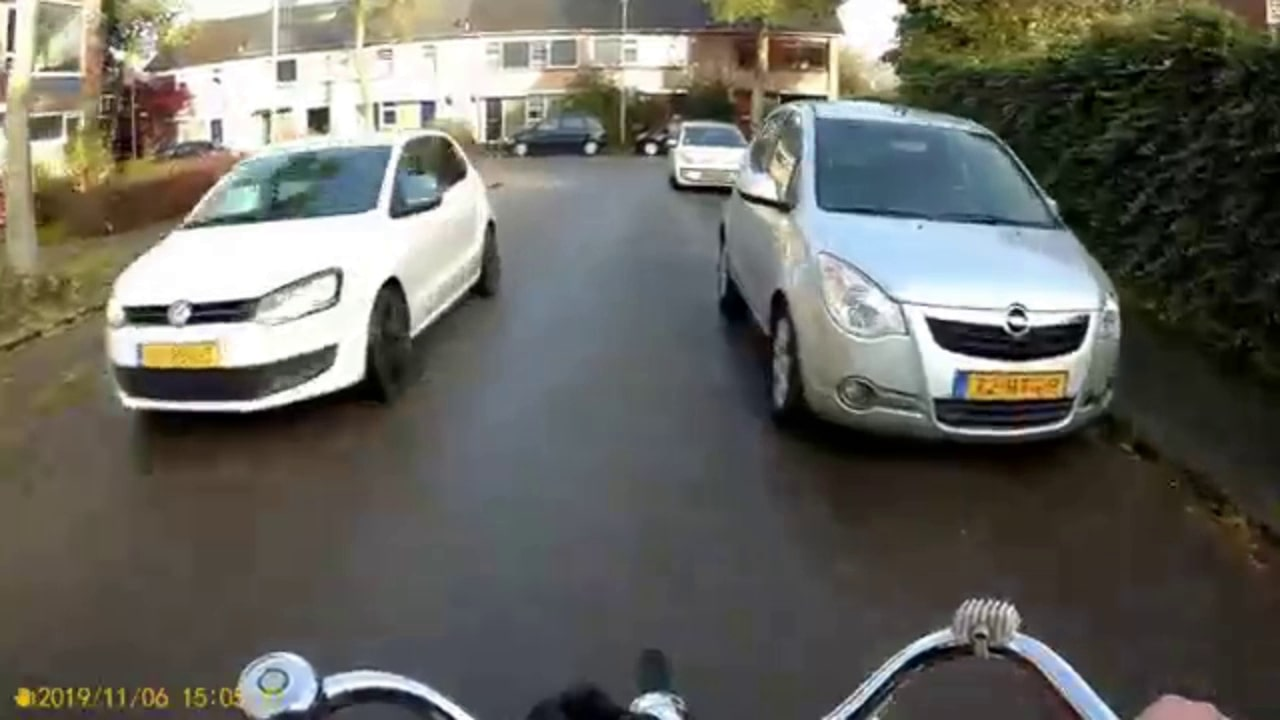
#> input picture resources/original.jpg, 1280 x 720 px
$ python -i Localization.py   (imports and definitions only)
#> lines starting #> are read from the running program, lines starting #| are printed output that depends on the picture; after the words box and inside, x2 and y2 are one past the last pixel; in counts of white or black regions, pixels touching at a corner belong together
#> further down, picture is the input picture: shape (720, 1280, 3); mean B, G, R 95.8, 102.9, 103.5
### Helpers.py
import numpy as np
import cv2
import matplotlib.pyplot as plt

# [9 lines left out: function plotImage, not called in this run]

def close(image):
    s1 = np.ones((5,5))
    s2 = np.ones((3,3))
    s3 = np.ones((5,2))
    res = cv2.dilate(image, s1)
    res = cv2.dilate(res, s1)
    res = cv2.dilate(res, s3)
    res = cv2.erode(res, s2)
    return res

# [45 lines left out: functions adaptive_thresholding, drawBoxes, clear_top_bottom, not called in this run]

def hamming_distance(s1: str, s2: str) -> int:
    return sum(c1 != c2 for c1,c2 in zip(s1, s2))

class BoundingBox:
    # [37 lines left out: functions __init__, intersection_over_union, is_close, merge, not called in this run]

    def __str__(self):
        return 'x_1: ' + str(self.x1) + '\nx_2: ' + str(self.x2) + '\ny_1: ' + str(self.y1) + '\ny_2: ' + str(self.y2)

### Localization.py
import cv2
import numpy as np
import Helpers

def plate_detection(image: np.ndarray) -> list:
    """
    In this file, you need to define plate_detection function.
    To do:
        1. Localize the plates and crop the plates
        2. Adjust the cropped plate images
    Inputs:(One)
        1. image: captured frame in CaptureFrame_Process.CaptureFrame_Process function
        type: Numpy array (imread by OpenCV package)
    Outputs:(One)
        1. plate_imgs: cropped and adjusted plate images
        type: list, each element in 'plate_imgs' is the cropped image(Numpy array)
    Hints:
        1. You may need to define other functions, such as crop and adjust function
        2. You may need to define two ways for localizing plates(yellow or other colors)
    """
    masked: np.ndarray = masked_image(image, 13, 28, 136,246,89, 240)
    plates: list = crop_plates(masked, image)
    return plates

def masked_image(image: np.ndarray, minH: int, maxH: int, minS: int, maxS: int, minV: int, maxV: int) -> np.ndarray:
    """
    This function applies a color to mask to an image in order to make everything with
    a color outside of the given range. This is used to have an image that only shows the
    color of the license plate. The parameters minH, maxH, minS, maxS, minV, maxV determine
    the desired color range in HSV format.
    """
#> called with minH = 13, maxH = 28, minS = 136, maxS = 246, minV = 89, maxV = 240
    hsv: np.ndarray = cv2.cvtColor(image, cv2.COLOR_BGR2HSV)
#> hsv: shape (720, 1280, 3); mean H, S, V 54.6, 58.4, 109.5

    colorMin: np.ndarray = np.array([minH, minS, minV])
    colorMax: np.ndarray = np.array([maxH, maxS, maxV])

    mask: np.ndarray = cv2.inRange(hsv, colorMin, colorMax)
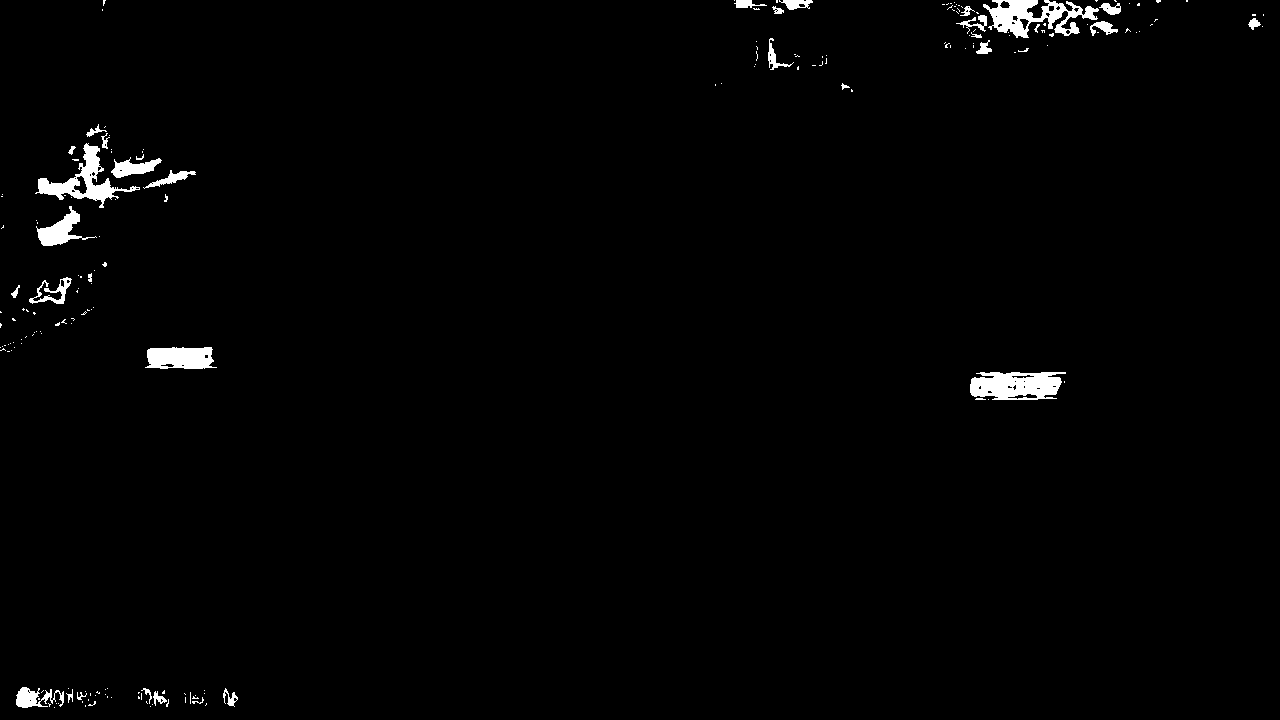
#> mask: shape (720, 1280); 1.4% white; 195 white regions (161 under 20 px), largest, box (x1, y1, x2, y2) and area: (983, 0, 1099, 38) 2091, (970, 372, 1066, 400) 2075, (35, 143, 140, 208) 1737
    hsv[mask == 0] = [0,0,0]
#> hsv: shape (720, 1280, 3); mean H, S, V 0.3, 2.2, 1.9
    return hsv

def crop_plates(masked: np.ndarray, original:np.ndarray) -> list:
    """
    This function, given a masked image, crops the parts of the image that contain license plates.
    It returns a list of the cropped images.
    """
    bgr: np.ndarray = cv2.cvtColor(masked, cv2.COLOR_HSV2BGR)
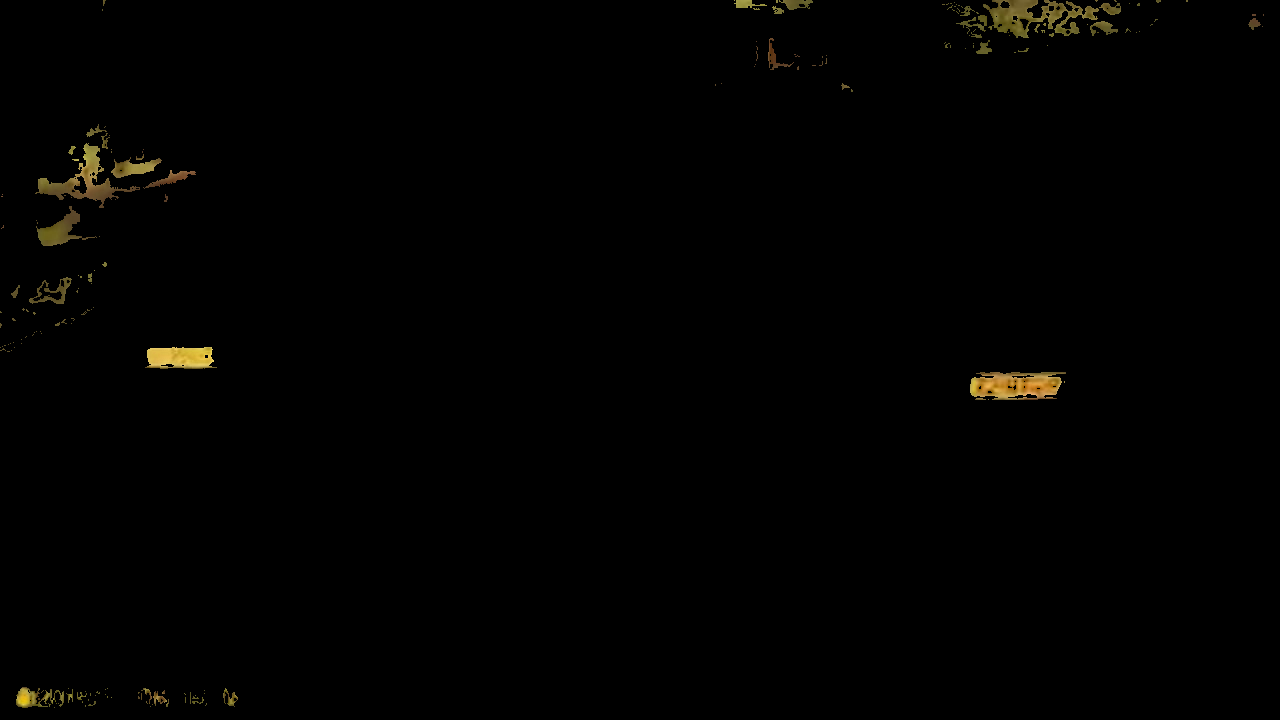
#> bgr: shape (720, 1280, 3); mean B, G, R 0.7, 1.6, 1.9
    binary: np.ndarray = cv2.cvtColor(bgr, cv2.COLOR_BGR2GRAY)
    binary[binary > 50] = 255
    binary = Helpers.close(binary)
#> in close, `res = cv2.dilate(image, s1)`: res: shape (720, 1280); 2.8% white; 51 white regions, largest, box (x1, y1, x2, y2) and area: (940, 0, 1123, 56) 5826, (33, 122, 198, 210) 5212, (968, 370, 1068, 402) 2934
#> in close, `res = cv2.dilate(res, s1)`: res: shape (720, 1280); 3.9% white; 29 white regions, largest, box (x1, y1, x2, y2) and area: (31, 120, 200, 250) 9159, (938, 0, 1144, 58) 7674, (966, 368, 1070, 404) 3499
#> in close, `res = cv2.dilate(res, s3)`:
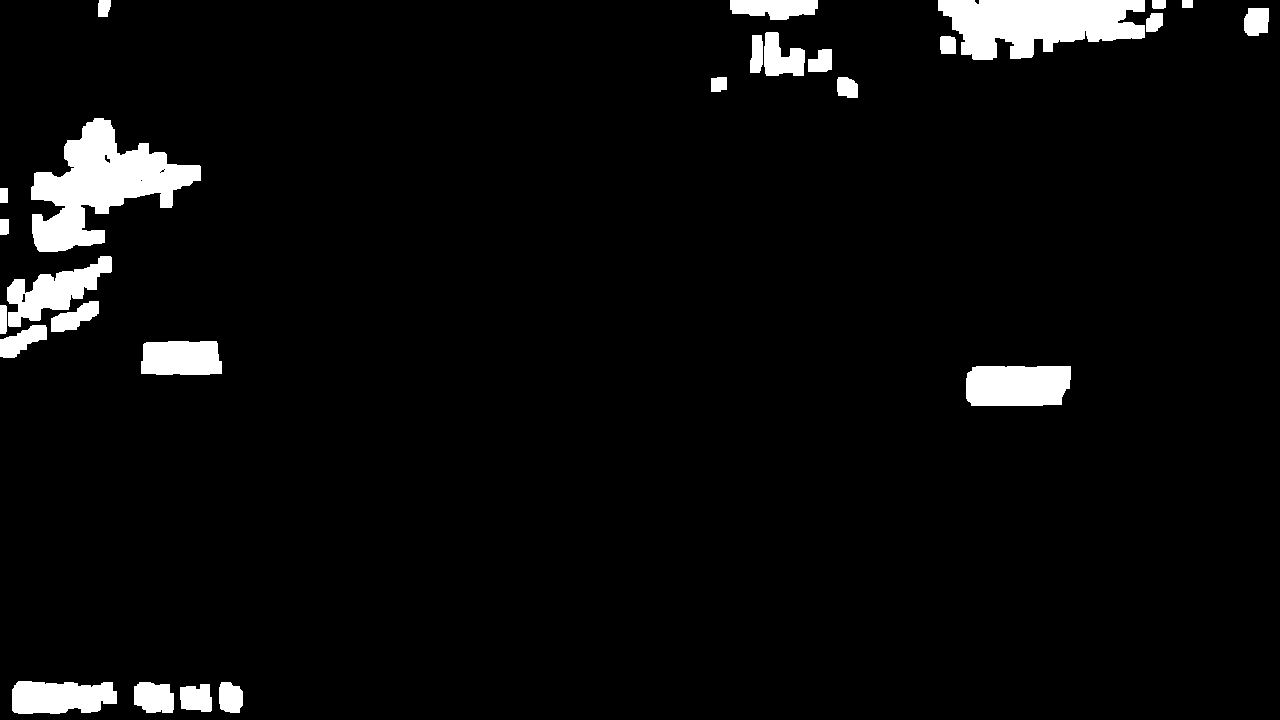
#> res: shape (720, 1280); 4.6% white; 26 white regions, largest, box (x1, y1, x2, y2) and area: (31, 118, 201, 252) 10528, (938, 0, 1145, 60) 8762, (966, 366, 1071, 406) 3957
#> in close, `res = cv2.erode(res, s2)`:
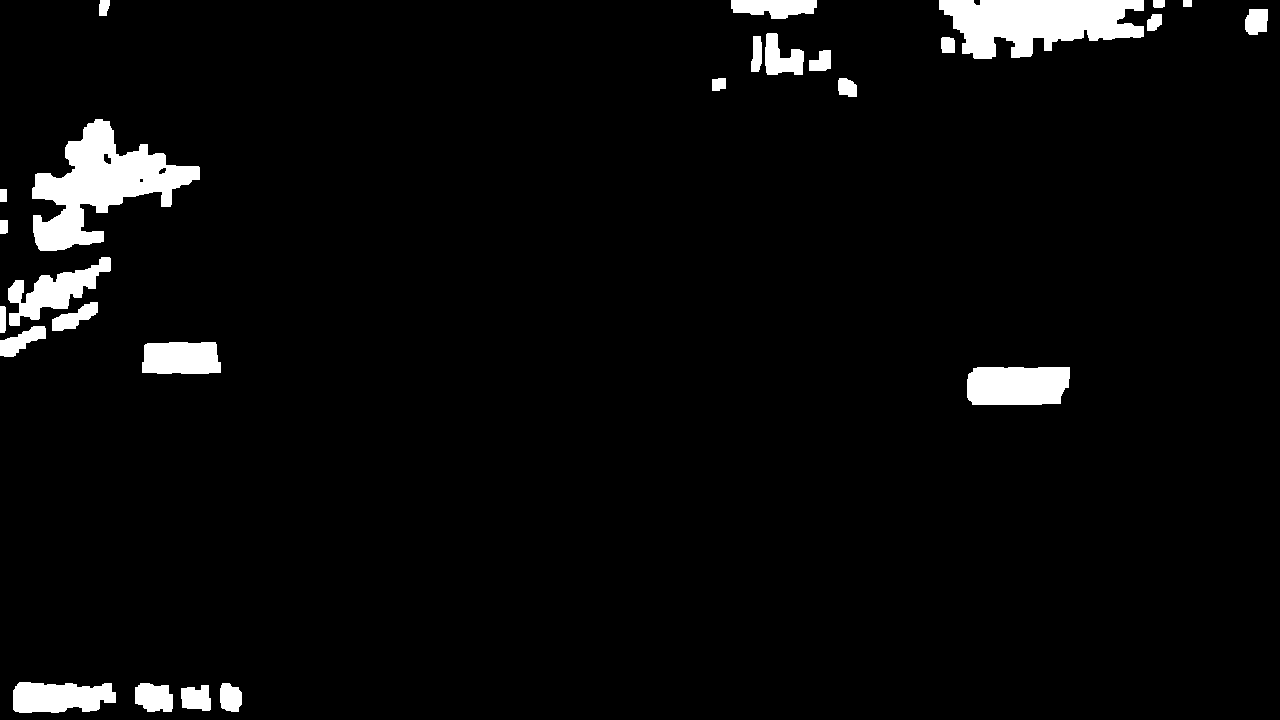
#> res: shape (720, 1280); 4.1% white; 26 white regions, largest, box (x1, y1, x2, y2) and area: (32, 119, 200, 251) 9618, (939, 0, 1144, 59) 8241, (967, 367, 1070, 405) 3667
    plates: list = []
    columns: np.ndarray = np.count_nonzero(binary, axis = 0)
#> columns = 1280 values, max 170 at index 75, min 0 at index 242, mean 29.45
    start: int = 0
    while start < len(columns):
        if columns[start] == 0:
            start += 1
            if start >= len(columns)-1:
                break
            continue
        end: int = start+1
        while columns[end] > 0:
            end += 1
            if end == len(columns):
                break
        if end - start < 65:
            start = end+1
            continue
        rows: np.ndarray = np.count_nonzero(binary[:, start:end], axis = 1)
        max_start: int = 0
        max_end: int = len(rows)-1
        max_count: int = 0
        cur_start: int = 0
        cur_end: int = 0
        while cur_start < len(rows)-1:
            if rows[cur_start] == 0:
                cur_start += 1
                if cur_start >= len(rows)-1:
                    break
                continue
            cur_end = cur_start+1
            while rows[cur_end] > 0:
                cur_end += 1
                if cur_end >= len(rows):
                    break
            cur_count = np.sum(rows[cur_start:cur_end])
            if cur_count > max_count:
                max_start = cur_start
                max_end = cur_end
                max_count = cur_count
            cur_start = cur_end+1
        plates.append(original[max_start:max_end, start:end])
        start = end+1
        if len(plates) == 2:
            break
#> this loop made 476 passes
#> after the loop, plates = 2 items
    return plates

>>> import cv2
>>> picture = cv2.imread('resources/original.jpg')
>>> result = plate_detection(picture)
#> result = 2 items
